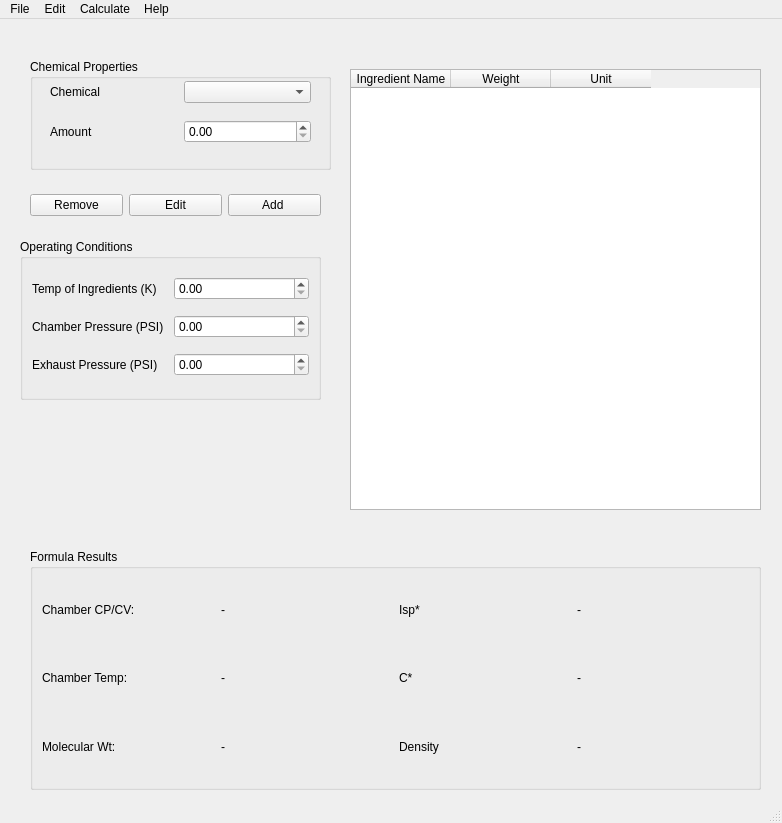
<?xml version="1.0" encoding="UTF-8"?>
<ui version="4.0">
 <class>MainWindow</class>
 <widget class="QMainWindow" name="MainWindow">
  <property name="geometry">
   <rect>
    <x>0</x>
    <y>0</y>
    <width>782</width>
    <height>823</height>
   </rect>
  </property>
  <property name="windowTitle">
   <string>MainWindow</string>
  </property>
  <widget class="QWidget" name="centralwidget">
   <widget class="QTableWidget" name="formulaTableWidgetList">
    <property name="geometry">
     <rect>
      <x>350</x>
      <y>50</y>
      <width>411</width>
      <height>441</height>
     </rect>
    </property>
    <column>
     <property name="text">
      <string>Ingredient Name</string>
     </property>
    </column>
    <column>
     <property name="text">
      <string>Weight</string>
     </property>
    </column>
    <column>
     <property name="text">
      <string>Unit</string>
     </property>
    </column>
   </widget>
   <widget class="QGroupBox" name="groupBoxChemical">
    <property name="geometry">
     <rect>
      <x>30</x>
      <y>40</y>
      <width>301</width>
      <height>111</height>
     </rect>
    </property>
    <property name="title">
     <string>Chemical Properties</string>
    </property>
    <widget class="QWidget" name="layoutWidget">
     <property name="geometry">
      <rect>
       <x>20</x>
       <y>20</y>
       <width>261</width>
       <height>26</height>
      </rect>
     </property>
     <layout class="QHBoxLayout" name="horizontalLayout">
      <item>
       <widget class="QLabel" name="labelChemical">
        <property name="text">
         <string>Chemical</string>
        </property>
       </widget>
      </item>
      <item>
       <widget class="QComboBox" name="comboBoxChemical"/>
      </item>
     </layout>
    </widget>
    <widget class="QWidget" name="layoutWidget">
     <property name="geometry">
      <rect>
       <x>20</x>
       <y>60</y>
       <width>261</width>
       <height>26</height>
      </rect>
     </property>
     <layout class="QHBoxLayout" name="horizontalLayout_2">
      <item>
       <widget class="QLabel" name="labelAmount">
        <property name="text">
         <string>Amount</string>
        </property>
       </widget>
      </item>
      <item>
       <widget class="QDoubleSpinBox" name="doubleSpinBoxChemicalAmount"/>
      </item>
     </layout>
    </widget>
   </widget>
   <widget class="QGroupBox" name="groupBoxOperatingConditions">
    <property name="geometry">
     <rect>
      <x>20</x>
      <y>220</y>
      <width>301</width>
      <height>161</height>
     </rect>
    </property>
    <property name="title">
     <string>Operating Conditions</string>
    </property>
    <layout class="QGridLayout" name="gridLayout_2">
     <item row="0" column="0">
      <layout class="QHBoxLayout" name="horizontalLayout_3">
       <item>
        <widget class="QLabel" name="tempOfIngredientsLabel">
         <property name="text">
          <string>Temp of Ingredients (K)</string>
         </property>
        </widget>
       </item>
       <item>
        <widget class="QDoubleSpinBox" name="tempOfIngredientsDoubleSpinBox"/>
       </item>
      </layout>
     </item>
     <item row="1" column="0">
      <layout class="QHBoxLayout" name="horizontalLayout_4">
       <item>
        <widget class="QLabel" name="tempOfIngredientsLabel_2">
         <property name="text">
          <string>Chamber Pressure (PSI)</string>
         </property>
        </widget>
       </item>
       <item>
        <widget class="QDoubleSpinBox" name="chamberPressureDoubleSpinBox"/>
       </item>
      </layout>
     </item>
     <item row="2" column="0">
      <layout class="QHBoxLayout" name="horizontalLayout_5">
       <item>
        <widget class="QLabel" name="tempOfIngredientsLabel_3">
         <property name="text">
          <string>Exhaust Pressure (PSI)</string>
         </property>
        </widget>
       </item>
       <item>
        <widget class="QDoubleSpinBox" name="exhaustPressureDoubleSpinBox"/>
       </item>
      </layout>
     </item>
    </layout>
   </widget>
   <widget class="QGroupBox" name="groupBoxFormulaResults">
    <property name="geometry">
     <rect>
      <x>30</x>
      <y>530</y>
      <width>731</width>
      <height>241</height>
     </rect>
    </property>
    <property name="title">
     <string>Formula Results</string>
    </property>
    <layout class="QGridLayout" name="gridLayout">
     <item row="0" column="0">
      <layout class="QHBoxLayout" name="horizontalLayout_6">
       <item>
        <widget class="QLabel" name="labelChamberCPCV">
         <property name="text">
          <string>Chamber CP/CV:</string>
         </property>
        </widget>
       </item>
       <item>
        <widget class="QLabel" name="labelChamberCPCVResult">
         <property name="text">
          <string>-</string>
         </property>
        </widget>
       </item>
      </layout>
     </item>
     <item row="0" column="1">
      <layout class="QHBoxLayout" name="horizontalLayout_9">
       <item>
        <widget class="QLabel" name="labelIsp">
         <property name="text">
          <string>Isp*</string>
         </property>
        </widget>
       </item>
       <item>
        <widget class="QLabel" name="labelIspResult">
         <property name="text">
          <string>-</string>
         </property>
        </widget>
       </item>
      </layout>
     </item>
     <item row="1" column="0">
      <layout class="QHBoxLayout" name="horizontalLayout_7">
       <item>
        <widget class="QLabel" name="labelChamberTemp">
         <property name="text">
          <string>Chamber Temp:</string>
         </property>
        </widget>
       </item>
       <item>
        <widget class="QLabel" name="labelChamberTempResult">
         <property name="text">
          <string>-</string>
         </property>
        </widget>
       </item>
      </layout>
     </item>
     <item row="1" column="1">
      <layout class="QHBoxLayout" name="horizontalLayout_10">
       <item>
        <widget class="QLabel" name="labelC">
         <property name="text">
          <string>C*</string>
         </property>
        </widget>
       </item>
       <item>
        <widget class="QLabel" name="labelCResult">
         <property name="text">
          <string>-</string>
         </property>
        </widget>
       </item>
      </layout>
     </item>
     <item row="2" column="0">
      <layout class="QHBoxLayout" name="horizontalLayout_8">
       <item>
        <widget class="QLabel" name="labelMolecularWt">
         <property name="text">
          <string>Molecular Wt:</string>
         </property>
        </widget>
       </item>
       <item>
        <widget class="QLabel" name="labelMolecularWtResult">
         <property name="text">
          <string>-</string>
         </property>
        </widget>
       </item>
      </layout>
     </item>
     <item row="2" column="1">
      <layout class="QHBoxLayout" name="horizontalLayout_11">
       <item>
        <widget class="QLabel" name="labelDensity">
         <property name="text">
          <string>Density</string>
         </property>
        </widget>
       </item>
       <item>
        <widget class="QLabel" name="labelDensityResult">
         <property name="text">
          <string>-</string>
         </property>
        </widget>
       </item>
      </layout>
     </item>
    </layout>
   </widget>
   <widget class="QWidget" name="layoutWidget">
    <property name="geometry">
     <rect>
      <x>30</x>
      <y>170</y>
      <width>291</width>
      <height>32</height>
     </rect>
    </property>
    <layout class="QHBoxLayout" name="horizontalLayout_12">
     <item>
      <widget class="QPushButton" name="removeChemicalPushButton">
       <property name="text">
        <string>Remove</string>
       </property>
      </widget>
     </item>
     <item>
      <widget class="QPushButton" name="editChemicalPushButton">
       <property name="text">
        <string>Edit</string>
       </property>
      </widget>
     </item>
     <item>
      <widget class="QPushButton" name="addChemicalPushButton">
       <property name="text">
        <string>Add </string>
       </property>
      </widget>
     </item>
    </layout>
   </widget>
  </widget>
  <widget class="QStatusBar" name="statusbar"/>
  <widget class="QMenuBar" name="menubar">
   <property name="geometry">
    <rect>
     <x>0</x>
     <y>0</y>
     <width>782</width>
     <height>22</height>
    </rect>
   </property>
   <widget class="QMenu" name="menuFile">
    <property name="title">
     <string>File</string>
    </property>
    <widget class="QMenu" name="menuExport">
     <property name="title">
      <string>Export</string>
     </property>
     <addaction name="actionExcel_Mixing_Sheet"/>
    </widget>
    <addaction name="actionOpen"/>
    <addaction name="actionSave"/>
    <addaction name="menuExport"/>
   </widget>
   <widget class="QMenu" name="menuEdit">
    <property name="title">
     <string>Edit</string>
    </property>
    <addaction name="actionUndo"/>
    <addaction name="actionRedo"/>
    <addaction name="actionPepcoded_File"/>
   </widget>
   <widget class="QMenu" name="menuCalculate">
    <property name="title">
     <string>Calculate</string>
    </property>
    <addaction name="Calculate"/>
   </widget>
   <widget class="QMenu" name="menuHelp">
    <property name="title">
     <string>Help</string>
    </property>
    <addaction name="actionAboutOpenPep"/>
    <addaction name="actiontest12"/>
   </widget>
   <addaction name="menuFile"/>
   <addaction name="menuEdit"/>
   <addaction name="menuCalculate"/>
   <addaction name="menuHelp"/>
  </widget>
  <action name="actionOpen">
   <property name="text">
    <string>Open</string>
   </property>
   <property name="shortcut">
    <string>Ctrl+O</string>
   </property>
  </action>
  <action name="actionSave">
   <property name="text">
    <string>Save</string>
   </property>
   <property name="shortcut">
    <string>Ctrl+S</string>
   </property>
  </action>
  <action name="Calculate">
   <property name="text">
    <string>Run</string>
   </property>
   <property name="shortcut">
    <string>Ctrl+R</string>
   </property>
  </action>
  <action name="actionUndo">
   <property name="text">
    <string>Undo</string>
   </property>
   <property name="shortcut">
    <string>Ctrl+Z</string>
   </property>
  </action>
  <action name="actionRedo">
   <property name="text">
    <string>Redo</string>
   </property>
   <property name="shortcut">
    <string>Ctrl+Y</string>
   </property>
  </action>
  <action name="actionAboutOpenPep">
   <property name="text">
    <string>About OpenPep</string>
   </property>
  </action>
  <action name="actiontest12">
   <property name="text">
    <string>test12</string>
   </property>
  </action>
  <action name="actionExcel_Mixing_Sheet">
   <property name="text">
    <string>Excel Mixing Sheet</string>
   </property>
  </action>
  <action name="actionPepcoded_File">
   <property name="text">
    <string>Pepcoded File</string>
   </property>
  </action>
 </widget>
 <resources/>
 <connections/>
</ui>
